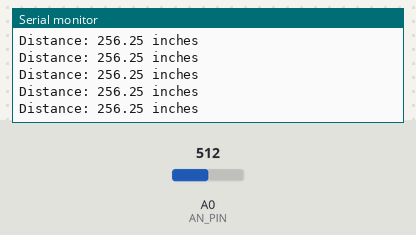
Bench run of a sketch on a simulated Arduino Uno, built with avr-gcc and run on an emulated ATmega328P. On the bench: the last lines printed to the serial monitor. The test bench sets the inputs (shaded band); at power-on: A0 (AN_PIN) = 512.

Above: at 1.2 s.
1.3 s: A0 (AN_PIN) set to 716
At 1.42 s:
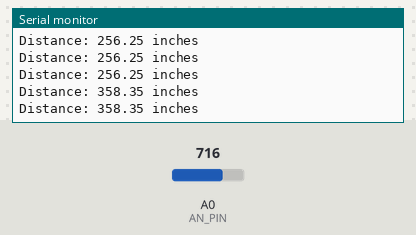
2.8 s: A0 (AN_PIN) set to 900
At 2.83 s:
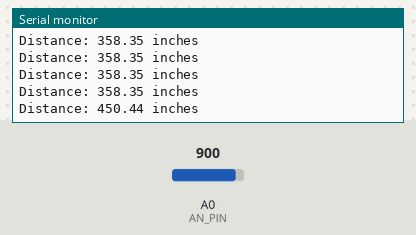
Timing chart, 0 to 5.8 s (numbered marks = the images above; inputs shaded):
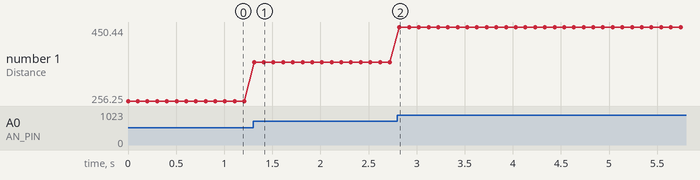

The sketch:

ultrasonic-sensor-MB1030-analog.ino
```cpp
#define AN_PIN A0 // Pin connected to AN output
float voltage, distance;

void setup() {
  Serial.begin(9600); // Start Serial Monitor
}

void loop() {
  voltage = analogRead(AN_PIN) * (5.0 / 1023.0); // Convert to voltage
  distance = voltage / (5.0 / 512.0);           // Convert voltage to distance (in inches)

  Serial.print("Distance: ");
  Serial.print(distance);
  Serial.println(" inches");

  delay(100); // Wait 100ms for stability
}
```

Measured:
- after the input at 1.3 s, the serial monitor: prints a new line at once (image 1)
- after the input at 2.8 s, the serial monitor: prints a new line at once (image 2)
- plotted number 1: 256.25 → 358.35 after the input at 1.3 s, 358.35 → 450.44 after the input at 2.8 s
